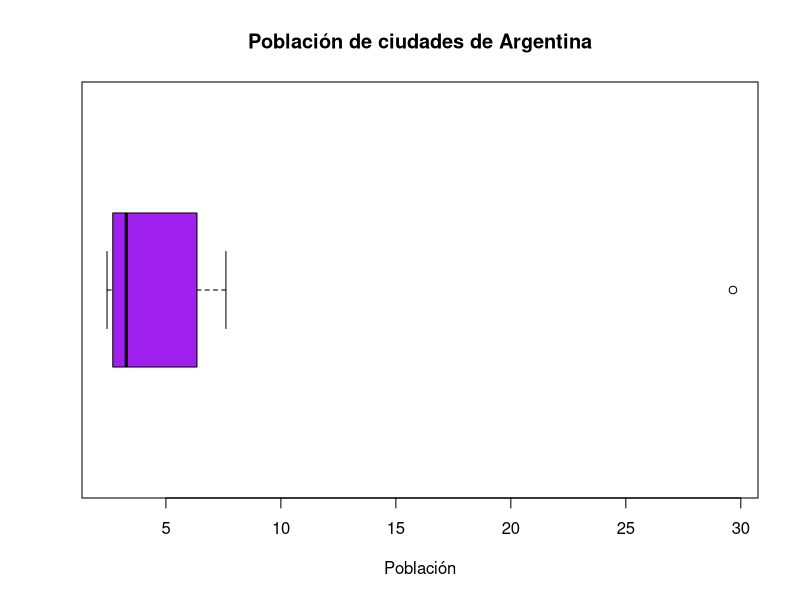
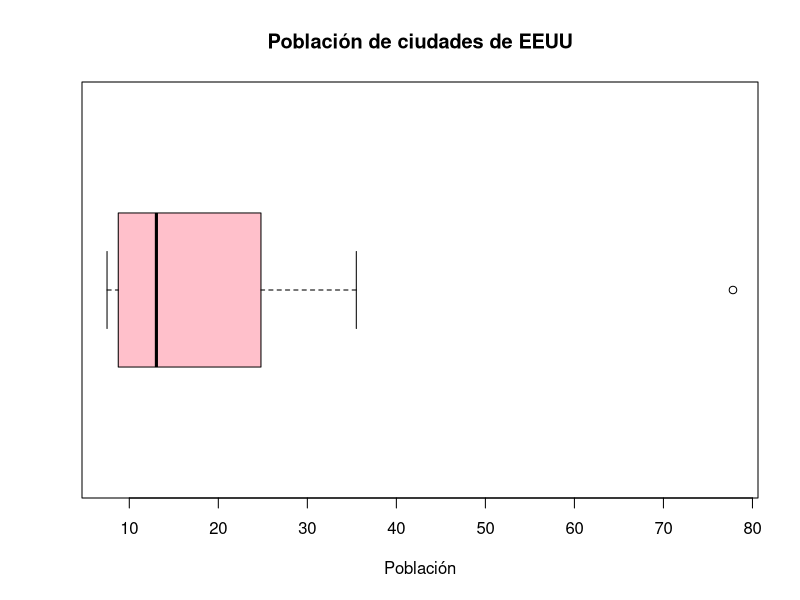
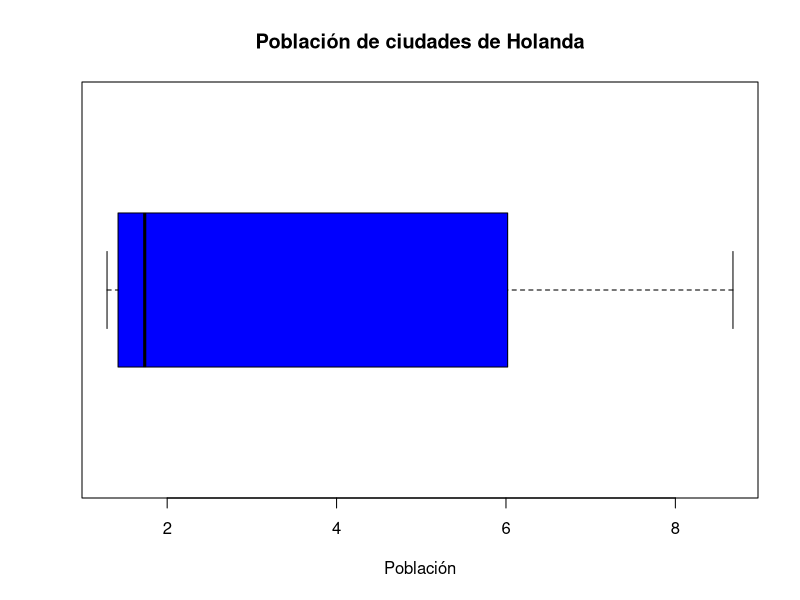
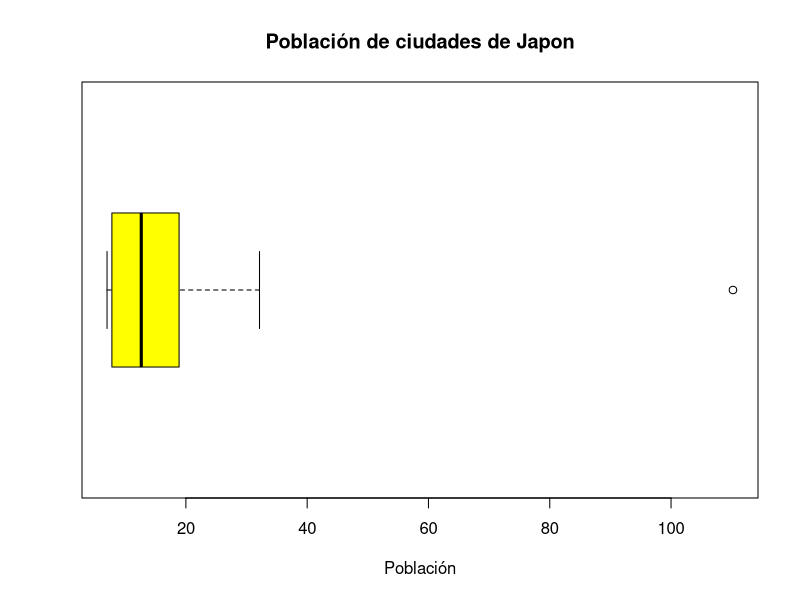

Source code (R) for these figures, in order:
## ---- chunk 1
knitr::opts_chunk$set(echo = TRUE)
## ---- chunk 2
Argentina <- c(29.66,7.61,6.35,4.10,3.80,2.75,2.70,2.69,2.51,2.44)
EEUU <- c(77.81,35.50,24.79,20.02,16.70,9.39,9.38,8.76,7.63,7.50)
Holanda <-c(8.68,7.31,6.02,2.64,1.75,1.72,1.51,1.42,1.31,1.29)
Japon <- c(110.21,32.14,18.88,16.38,13.37,11.92,10.71,7.80,7.70,7.00)
## ---- chunk 3
boxplot(Argentina,  col="purple", main = "Población de ciudades de Argentina",
        xlab = "Población",Xlim=c(0,30), horizontal = TRUE)
## ---- chunk 4
boxplot(EEUU,  col="pink", main = "Población de ciudades de EEUU"
        , xlab = "Población", horizontal = TRUE)
## ---- chunk 5
boxplot(Holanda,  col="blue", main = "Población de ciudades de Holanda",
        xlab = "Población", horizontal = TRUE)
## ---- chunk 6
boxplot(Japon,  col="yellow", main = "Población de ciudades de Japon", 
        xlab = "Población", horizontal = TRUE)
## ---- chunk 7
lambda <- 180 * 0.98
q <- 181
resp_pois <- ppois(180,lambda)
print(paste("El porcentaje de  que las personas que llegan embarque puedan tener su silla asegurada: ",round(resp_pois*100,4),'%'));
## ---- chunk 8
media <- 400
ds <- 5
res <- pnorm(415,media,ds,lower.tail = FALSE)

print(paste("El porcentaje de que las botellas que son declaradas
 NO CONFORME es de: ",round(res*100,4),'%'))

